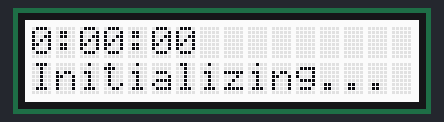
Bench run of a sketch on a simulated Arduino Uno, built with avr-gcc and run on an emulated ATmega328P. On the bench: 16×2 character LCD. WiFi joins after 1.5 s; servers stay silent unless stated; uploads are accepted with an empty reply.

Above: at 0.2 s.
At 2.7 s:
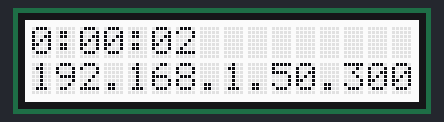
At 8.4 s:
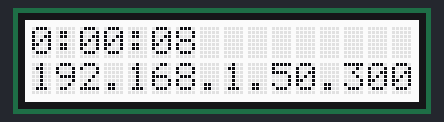
At 15.1 s:
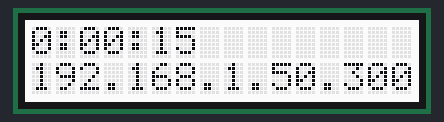
At 27.4 s:
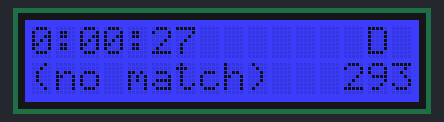
At 38.2 s:
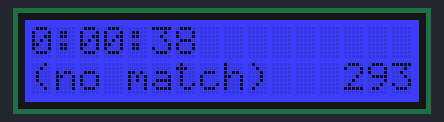

Measured:
- what the display in image 1 shows lasts 0.5 s, from 2.7 s to 3.2 s
- what the display in image 3 shows lasts 1.1 s, from 15.0 s to 16.1 s

The sketch:

Presence_Cheerlights_RGBLCD_Shield.ino
```cpp
// Presence's attempt at an Arduino Ethernet + Adafruit RGB LCD Shield + CheerLights
// https://github.com/paulgorman/cheerlights
// Most notable challenge was that I use the String object to pull apart content, and I kept running out of RAM after a few loops.
// Also using HTTP/1.1 to protect against VirtualHost same-IP webhosts
// 20141219 Copied to Codebender.cc for convenience in hacking in updates

#include <SPI.h>
#include <Ethernet.h>
#include <WString.h>

// byte mac[] = { 0x90, 0xA2, 0xDA, 0x00, 0x2D, 0x54 };  // pres arduino
byte mac[] = { 0x90, 0xA2, 0xDA, 0x00, 0x67, 0x74 };  // pres ethernet
EthernetClient client; // Creates a client which can connect to a specified internet IP address and port defined in client.connect()

// include the AdaFruit LCD Shield library code:
#include <Wire.h>
#include <Adafruit_MCP23017.h>
#include <Adafruit_RGBLCDShield.h>

Adafruit_RGBLCDShield lcd = Adafruit_RGBLCDShield();

// These #defines make it easy to set the backlight/Cheerlight color
#define OFF 0x0
#define RED 0x1
#define YELLOW 0x3
#define GREEN 0x2
#define TEAL 0x6
#define BLUE 0x4
#define PURP 0x5
#define WHITE 0x7

// ThingSpeak Settings
const int thingSpeakInterval = 24 * 1000; // Time interval in milliseconds to get data from ThingSpeak (number of seconds * 1000 = interval)
long lastConnectionTime = 0;  // For ThingSpeak refresh
int failedCounter = 0;  // How many web client attempts before we freak out

const char headerBreak[] = { 13, 10 };  // what separates http header from body, \r\n

void setup() {
  lcd.begin(16, 2);
  showStatus("Presence Cheer",WHITE);
  startEthernet();  // this really should only happen once.  If the web breaks, then reset the arduino manually.
  lastConnectionTime = millis();
}

void loop() {
  if(client.available() > 0) {
    // There's data waiting to be processed!
    lcd.setCursor(14,0);
    lcd.print("R");  // Receiving data
    String response = String("");  // seriously, the most amazing RAM leak
    char charIn;  // incoming byte from the http result
    char prevChar[4];  // buffer of characters to compare with the headerbreak characters
    boolean gogo = false;  // when its okay to start reading into the result String object
    delay(100);  // allow time for the etherweb module receive all the content
    while(client.available() > 0) {
      charIn = client.read(); // read a char from the ethernet buffer
      if (gogo) {
        if (response.length() < 50) { // Limit the response String object to only 50 characters.
          response.concat(charIn); // append that char to the string response
          // lcd.setCursor(15,0);
          // lcd.print("B");  // Body
        }
      } else {
        // This is a bunch of http header uselessness
        // lcd.setCursor(15,0);
        // lcd.print("H");  // Header
        prevChar[3] = prevChar[2];
        prevChar[2] = prevChar[1];
        prevChar[1] = prevChar[0];
        prevChar[0] = charIn;
        if ((prevChar[3] == headerBreak[0]) && (prevChar[2] == headerBreak[1]) && (prevChar[1] == headerBreak[0]) && (prevChar[0] == headerBreak[1])) {
          // I just saw the \r\n\r\n break between http header and content!
          gogo = true;
        }
      }
    }
    if (response.length() < 49) {  // if the response buffer is huge, then it was an error page.
      processLightCommand(response);  // Send the http response body content over to parse for a color
      lcd.setCursor(15,1);
      lcd.print("  ");  // Wipe out any extra notice flags
    } else {
      lcd.setCursor(15,1);
      lcd.print("X");  // This CheerLights query attempt 503'd on us, probably.
    }
    // now disconnect from the webserver, if they haven't already disconnected us.
    if (client.connected()) {
      lcd.setCursor(14,0);
      lcd.print("d");  // they disconnected us after our request completed
      client.flush();  // ignore any remaining content I missed earlier
      client.stop();  // disconnect from the webserver
    } else {
      // webserver didn't disconnect us, probably using KeepAlive
      lcd.setCursor(14,0);
      lcd.print("D");  // we forcibly Disconnected on them
      client.flush();  // ignore any remaining content may have missed earlier
      client.stop();  // disconnect from the web server, redundantly
    }
  }
  // is it time to update color status?
  if(millis() - lastConnectionTime > thingSpeakInterval) {
    if (!client.connected()) {
      // we're not connected to the webserver, its time to connect and get the current CheerLights Color!
      connectThingSpeak();
    } else {
      // we're connected to something, uhm, how?
      lcd.setCursor(15,0);
      lcd.print("!");
      delay(500);
    }
  } else {
    // chill here for a bit, the mainstay of our Arduino Cheerlights lifetime
    uptime();  // update the LCD to show we're not frozen
    delay(500);
    lcd.setCursor(14,0);
    lcd.print("  ");  // happy that it worked
  }
  // Check if Arduino Ethernet needs to be restarted
  if (failedCounter > 3 ) {
    stopEthernet();  // Does this even work?  Really?
    delay(500);
    startEthernet();
    delay(500);
    failedCounter = 0;
  }
} // End loop

void connectThingSpeak() {
  if (client.connect("api.thingspeak.com", 80)) {
    lcd.setCursor(14,0);
    lcd.print("C ");
    failedCounter = 0;
    client.println("GET /channels/1417/field/1/last.txt HTTP/1.1");
    client.println("Host: api.thingspeak.com");
    client.println("Accept: text/html, plain/text");
    client.println("User-Agent: Presence's Arduino Cheerlights (presence@irev.net)");
    client.println("Connection: close"); // make web server disconnect me
    client.println();
  } else {
    failedCounter++;
    lcd.setCursor(14,0);
    lcd.print("F"+String(failedCounter, DEC));
  }
  lastConnectionTime = millis();
}

void processLightCommand(String &response) {
  if (response.indexOf("white") > 0) {
    showStatus("WHITE",WHITE);
  } else if (response.indexOf("black") > 0) {
    showStatus("BLACK",OFF);
  } else if (response.indexOf("red") > 0) {
    showStatus("RED",RED);
  } else if (response.indexOf("green") > 0) {
    showStatus("GREEN",GREEN);
  } else if (response.indexOf("blue") > 0) {
    showStatus("BLUE",BLUE);
  } else if (response.indexOf("cyan") > 0) {
    showStatus("CYAN",TEAL);
  } else if (response.indexOf("magenta") > 0) {
    showStatus("MAGENTA",PURP);
  } else if (response.indexOf("yellow") > 0) {
    showStatus("YELLOW",YELLOW);
  } else if (response.indexOf("purple") > 0) {
    showStatus("PURPLE",PURP);
  } else if (response.indexOf("orange") > 0) {
    showStatus("ORANGE",YELLOW);
  } else if (response.indexOf("warmwhite") > 0) {
    showStatus("WARM WHITE",WHITE);
  } else if (response.indexOf("oldlace") > 0) {
  	showStatus("OLD LACE",WHITE);
  } else if (response.indexOf("pink") > 0) {
  	showStatus("PINK",RED);
  } else {
    showStatus("(no match)" + response,BLUE);
  }
}

void showStatus(String msg, int bgColor) {
  uptime();
  lcd.setBacklight(bgColor);
  lcd.setCursor(0,1);
  for (int i = 0; i < 17; i++) {
    lcd.print(" ");
  }
  lcd.setCursor(0,1);
  lcd.print(msg.substring(0,16));
}

void stopEthernet() {
  client.stop();
  lcd.setCursor(14,0);
  lcd.print("S");
  delay(100);
}

void startEthernet() {
  lcd.setCursor(0,1);
  lcd.print("Initializing... ");
  if(Ethernet.begin(mac) == 0) {
    do {
      showStatus("DHCP Failed- Waiting",RED);
      delay(1000);
      showStatus("DHCP Failed- Retrying",RED);
    } while(Ethernet.maintain() & 0x0101);
  }
  // give the Ethernet shield a second to initialize:
  delay(1000);
  lcd.setCursor(0,1);
  String tempbuff = String("");
  for (byte thisByte = 0; thisByte < 4; thisByte++) {
    // print the value of each byte of the IP address:
    tempbuff.concat(String(Ethernet.localIP()[thisByte], DEC));
    tempbuff.concat(".");
  }
  tempbuff.concat("    ");
  lcd.setCursor(0,1);
  lcd.print(tempbuff.substring(0,16));
}

void uptime() {
  long days=0;
  long hours=0;
  long mins=0;
  long secs=0;
  secs = millis()/1000; //convect milliseconds to seconds
  mins=secs/60; //convert seconds to minutes
  hours=mins/60; //convert minutes to hours
  days=hours/24; //convert hours to days
  secs=secs-(mins*60); //subtract the coverted seconds to minutes in order to display 59 secs max
  mins=mins-(hours*60); //subtract the coverted minutes to hours in order to display 59 minutes max
  hours=hours-(days*24); //subtract the coverted hours to days in order to display 23 hours max
  lcd.setCursor(0,0);
  if (days>0) {
    lcd.print(String(days));
    lcd.print("d,");
  }
  lcd.print(hours);
  lcd.print(":");
  if (mins < 10) {
    lcd.print("0");
  }
  lcd.print(mins);
  lcd.print(":");
  if (secs < 10) {
    lcd.print("0");
  }
  lcd.print(secs);
  lcd.setCursor(13,1);
  lcd.print(freeRam());  // fascinated by how much free RAM there may be left on the Arduino
}

int freeRam () {
  // thanks to: http://www.controllerprojects.com/2011/05/23/determining-sram-usage-on-arduino/
  extern int __heap_start, *__brkval;
  int v;
  return (int) &v - (__brkval == 0 ? (int) &__heap_start : (int) __brkval);
}
```
